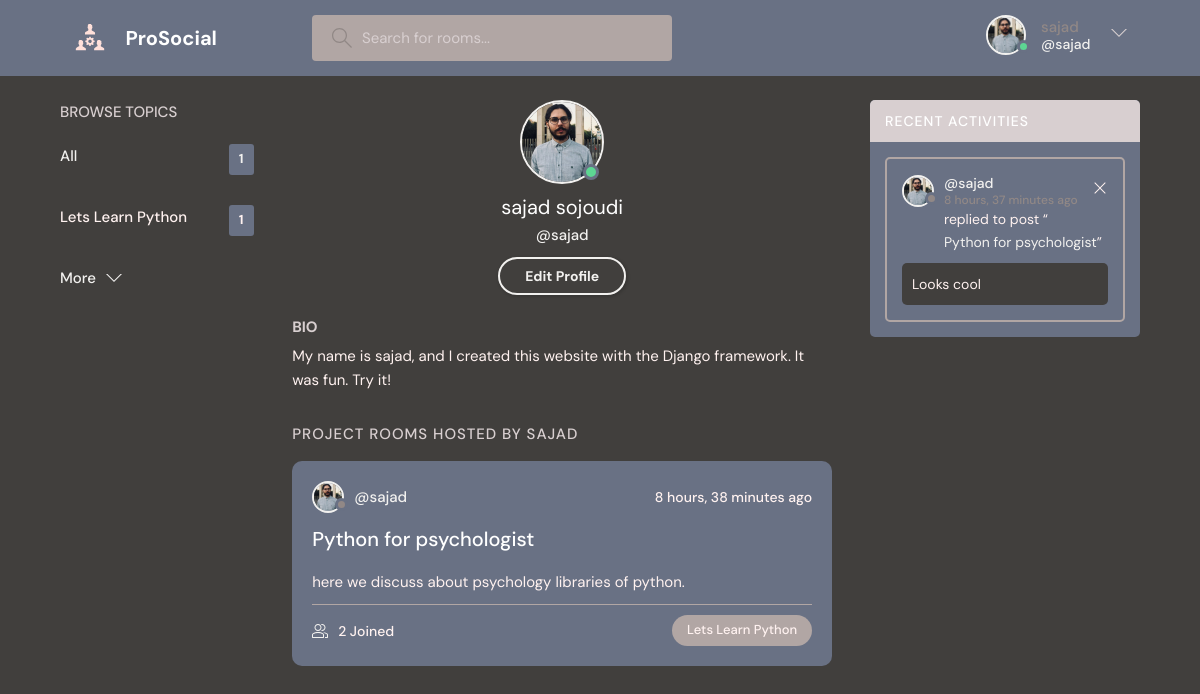
The page /profile/1 (signed in) on the database as committed earlier.
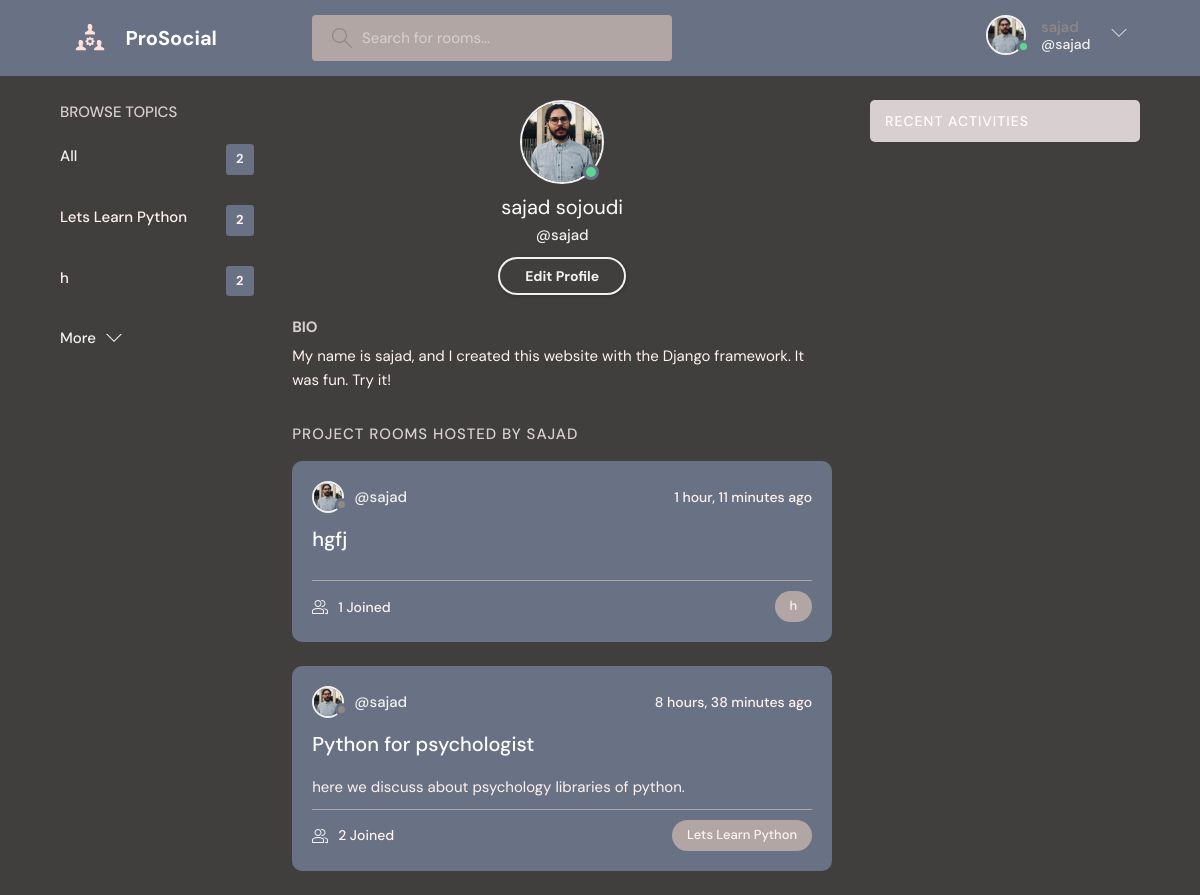
The same page on the database as committed later.
### base/models.py (models this page shows)
class User(AbstractUser):
    name = models.CharField(max_length=200, null=True)
    email = models.EmailField(unique=True, null=True)
    bio = models.TextField(null=True)
    avatar = models.ImageField(null=True, default='avatar.svg')
    USERNAME_FIELD = 'email'
    REQUIRED_FIELDS = []

class Topic(models.Model):
    name = models.TextField(max_length=200)
    def __str__(self):
        return self.name

class Room(models.Model):
    host = models.ForeignKey(User, on_delete=models.SET_NULL, null=True) #it's the user object who created the room
    topic = models.ForeignKey(Topic, on_delete=models.SET_NULL, null=True)
    name = models.CharField(max_length=200)
    description = models.TextField(null=True, blank=True)  #null = treu means it could not be empty blank is for form method
    participants = models.ManyToManyField(User, related_name='participants', blank=True)
    updated = models.DateTimeField(auto_now=True) #every single time save
    created = models.DateTimeField(auto_now_add=True) #first save or crate
    class Meta:
        ordering = ['-updated', '-created']
    def __str__(self):
        return self.name

class Message(models.Model):
    user = models.ForeignKey(User, on_delete=models.CASCADE)
    room = models.ForeignKey(Room, on_delete=models.CASCADE)
    body = models.TextField()
    updated = models.DateTimeField(auto_now=True) #every single time save
    created = models.DateTimeField(auto_now_add=True) #first save or crate
    class Meta:
        ordering = ['-updated', '-created']
    def __str__(self):
        return self.body[0:50]  #shwo only first 50 char of msg

### base/views.py (the view)
# urls.py: path('profile/<str:pk>', views.userProfile, name = 'user-profile'),
@login_required(login_url='login')
def userProfile(request,pk):
    user = User.objects.get(id=pk)
    rooms = user.room_set.all()
    room_messages = user.message_set.all()
    topics = Topic.objects.all()
    context = {'user': user, 'rooms':rooms, 'room_messages': room_messages, 'topics': topics}
    return render(request, 'base/profile.html',context)

### base/templates/base/profile.html
{% extends 'main.html' %}
{% block content %}
  <main class="profile-page layout layout--3">
    <div class="container">
      {% include 'base/topics_component.html' %}
      <div class="roomList">
        <div class="profile">
          <div class="profile__avatar">
            <div class="avatar avatar--large active">
              <img src="{{user.avatar.url}}" />
            </div>
          </div>
          <div class="profile__info">
            <h3>{{user.name}}</h3>
            <p>@{{user.username}}</p>
            {% if request.user == user %}
            <a href="{% url 'update-user' %}" class="btn btn--main btn--pill">Edit Profile</a>
            {% endif %}
          </div>
          <div class="profile__about">
            <h3>Bio</h3>
            <p>
              {{user.bio}}
            </p>
          </div>
        </div>
        <div class="roomList__header">
          <div>
            <h2>Project Rooms Hosted by {{user.username}}</a>
            </h2>
          </div>
        </div>
      {% include 'base/feed_component.html' %}
      </div>
      {% include 'base/activity_component.html' %}
    </div>
  </main>
  {% endblock content %}

### templates/main.html (shortened to what this page needs)
<!DOCTYPE html>
{% load static %}
<html lang="en">
  <head>
    <link rel="stylesheet" href="{% static 'styles/style.css' %}" />
  </head>
  <body>
    {% include 'navbar.html' %}
    {% block content %}
    {% endblock %}
  </body>
</html>

### templates/navbar.html (shortened to what this page needs)
{% load static %}
<header class="header header--loggedIn">
    <div class="container">
      <a href="{% url 'home' %}" class="header__logo">
        <img src="{% static 'images/logo.svg' %}" />
        <h1>ProSocial</h1>
      </a>
      <form class="header__search" method='GET' action="{% url 'home' %}">
        <label>
          <input name='q' placeholder="Search for rooms..." />
        </label>
      </form>
      <nav class="header__menu">
        {% if request.user.is_authenticated %}
        <div class="header__user">
          <a href="{% url 'user-profile' request.user.id %}">
            <div class="avatar avatar--medium active">
              <img src="{{request.user.avatar.url}}" />
            </div>
            <p>{{request.user.username}} <span>@{{request.user.username}}</span></p>
          </a>
          <button class="dropdown-button">
            <svg version="1.1" xmlns="http://www.w3.org/2000/svg" width="32" height="32" viewBox="0 0 32 32">
              <title>chevron-down</title>
              <path d="M16 21l-13-13h-3l16 16 16-16h-3l-13 13z"></path>
            </svg>
          </button>
        </div>
        {% else %}
        <a href="{% url 'login' %}">
          <img src="{% static 'images/avatar.svg' %}" />
          <p>Login</p>
        </a>
        {% endif %}
      </nav>
    </div>
  </header>

### base/templates/base/topics_component.html
<div class="topics">
    <div class="topics__header">
      <h2>Browse Topics</h2>
    </div>
    <ul class="topics__list">
      <li>
        <a href="{% url 'home' %}" class="active">All <span>{{topics.count}}</span></a>
      </li>
      {% for topic in topics %}
      <li>
        <a href="{% url 'home' %}?q={{topic.name}}">{{topic}}<span>{{topics.count}}</span></a>
      </li>
      {% endfor %}
    </ul>
    <a class="btn btn--link" href="{% url 'topics' %}">
      More
      <svg version="1.1" xmlns="http://www.w3.org/2000/svg" width="32" height="32" viewBox="0 0 32 32">
        <title>chevron-down</title>
        <path d="M16 21l-13-13h-3l16 16 16-16h-3l-13 13z"></path>
      </svg>
    </a>
  </div>

### base/templates/base/feed_component.html (shortened to what this page needs)
{% for room in rooms %}
<div class="roomListRoom">
    <div class="roomListRoom__header">
      <a href="{% url 'user-profile' room.host.id %}" class="roomListRoom__author">
        <div class="avatar avatar--small">
          <img src="{{room.host.avatar.url}}" />
        </div>
        <span>@{{room.host.username}}</span>
      </a>
      <div class="roomListRoom__actions">
        <span>{{room.created|timesince}} ago</span>
      </div>
    </div>
    <div class="roomListRoom__content">
      <a href="{% url 'room' room.id %}">{{room.name}}</a>
      <p>
   {{room.description}}
      </p>
    </div>
    <div class="roomListRoom__meta">
      <a href="{% url 'room' room.id %}" class="roomListRoom__joined">
       {{room.participants.all.count}} Joined
      </a>
      <p class="roomListRoom__topic">{{room.topic.name}}</p>
    </div>
  </div>
{% endfor %}

### base/templates/base/activity_component.html
        <div class="activities">
            <div class="activities__header">
              <h2>Recent Activities</h2>
            </div>
            {% for message in room_messages %}
            <div class="activities__box">
              <div class="activities__boxHeader roomListRoom__header">
                <a href="{% url 'user-profile' message.user.id %}" class="roomListRoom__author">
                  <div class="avatar avatar--small">
                    <img src="{{message.user.avatar.url}}" />
                  </div>
                  <p>
                    @{{message.user.username}}
                    <span>{{message.created | timesince}} ago</span>
                  </p>
                </a>
                {% if request.user == message.user %}
                <div class="roomListRoom__actions">
                  <a href="{% url 'delete-message' message.id %}">
                    <svg version="1.1" xmlns="http://www.w3.org/2000/svg" width="32" height="32" viewBox="0 0 32 32">
                      <title>remove</title>
                      <path
                        d="M27.314 6.019l-1.333-1.333-9.98 9.981-9.981-9.981-1.333 1.333 9.981 9.981-9.981 9.98 1.333 1.333 9.981-9.98 9.98 9.98 1.333-1.333-9.98-9.98 9.98-9.981z"
                      ></path>
                    </svg>
                  </a>
                </div>
                {% endif %}
              </div>
              <div class="activities__boxContent">
                <p>replied to post “<a href="{% url 'room' message.room.id %}">{{message.room}}</a>”</p>
                <div class="activities__boxRoomContent">
                  {{message}}
                </div>
              </div>
            </div>
            {% endfor %}
          </div>

Rows that differ between the two databases and show on the page:
removed Message: user.avatar (picture), user.username "sajad", created "8 hours, 37 minutes", room "Python for psychologist", body "Looks cool"
computed for Topic "Lets Learn Python": count "1" → "2"
added Topic: name "h", count "2"
added Room: host.avatar (picture), host.username "sajad", created "1 hour, 11 minutes", name "hgfj", participants.all.count "1", topic.name "h"
Other text that changed with them:
{{ topics.count }}: "1" → "2"
